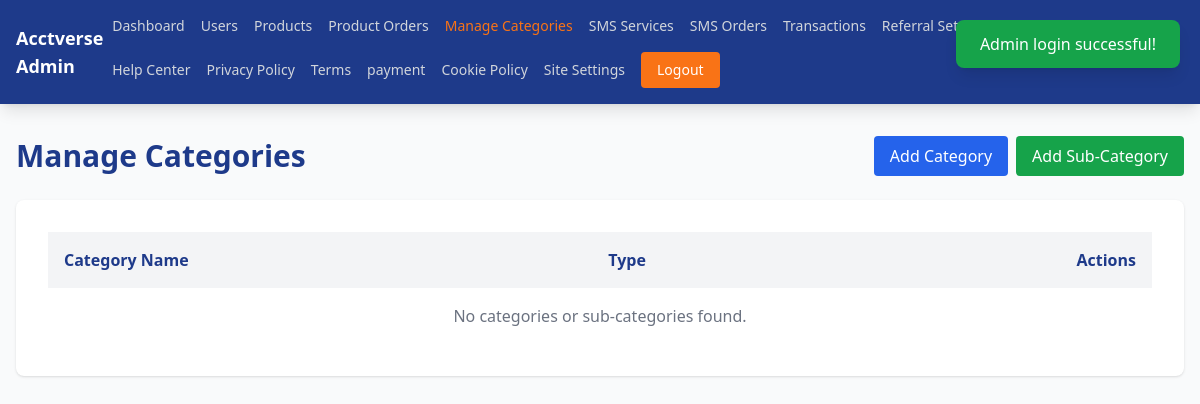
Page /admin/manage-categories.php (signed in) on the earlier database version.
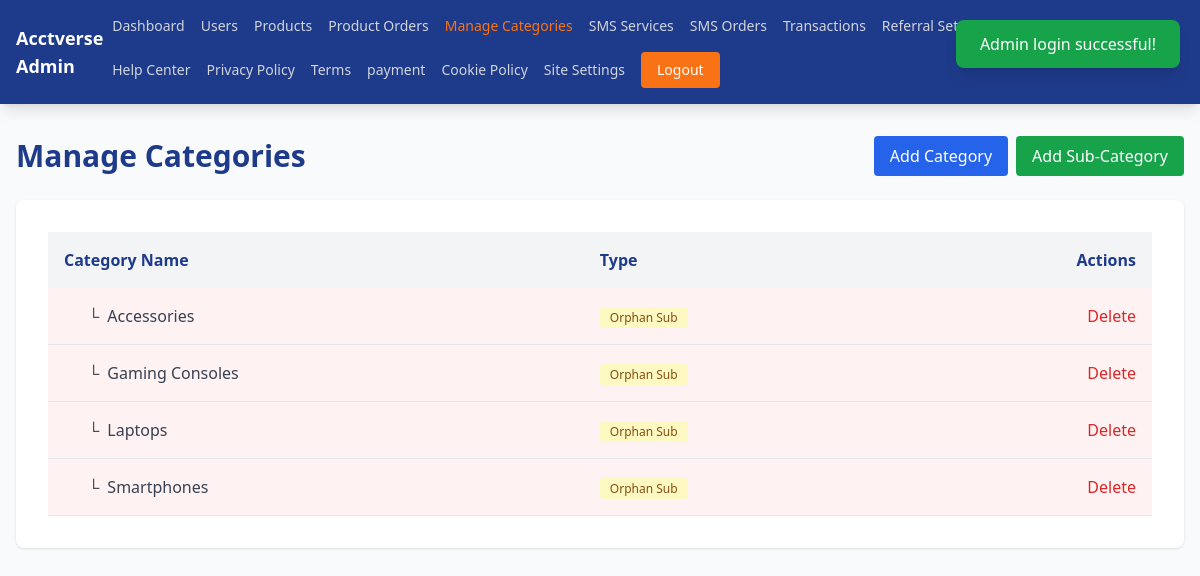
Same page on the later database version.
### tables this page shows
CREATE TABLE `sub_categories` (
  `id` int(11) NOT NULL AUTO_INCREMENT,
  `name` varchar(255) NOT NULL,
  `created_at` timestamp NOT NULL DEFAULT current_timestamp(),
  PRIMARY KEY (`id`)
);

### flash.php (called while the page is built, shortened)
<?php
function get_flash() {
    if (!empty($_SESSION['flash'])) {
        $flash = $_SESSION['flash'];
        return $flash;
    }
    return null;
}

### admin/manage-categories.php (the view, shortened to what this page needs)
<?php
require_once "../flash.php";
include 'header.php';
$flash = get_flash();
$stmt_cat = $pdo->query("SELECT * FROM categories ORDER BY name ASC");
$categories = $stmt_cat->fetchAll(PDO::FETCH_ASSOC);
$stmt_sub = $pdo->query("SELECT * FROM sub_categories ORDER BY name ASC");
$all_sub_categories = $stmt_sub->fetchAll(PDO::FETCH_ASSOC);
$sub_categories_by_parent = [];
$orphan_sub_categories = [];
foreach ($all_sub_categories as $sub) {
    if (!empty($sub['category_id'])) {
        $sub_categories_by_parent[$sub['category_id']][] = $sub;
    } else {
        $orphan_sub_categories[] = $sub;
    }
}
?>
<?php if (!empty($flash)): ?>
<div id="toast"
     class="fixed top-5 right-5 z-50 px-6 py-3 rounded-lg shadow-lg text-white
            <?= ($flash['type'] === 'success') ? 'bg-green-600' : 'bg-red-600' ?>
            animate-slide-in">
    <?= htmlspecialchars($flash['message']); ?>
</div>
<?php endif; ?>
<div class="max-w-7xl mx-auto">
    <div class="flex justify-between items-center mb-6">
        <h1 class="text-3xl font-bold text-blue-900">Manage Categories</h1>
        <div class="flex gap-2">
            <a href="add-category.php" class="bg-blue-600 text-white py-2 px-4 rounded hover:bg-blue-700">Add Category</a>
            <a href="add-sub-category.php" class="bg-green-600 text-white py-2 px-4 rounded hover:bg-green-700">Add Sub-Category</a>
        </div>
    </div>
    <div class="bg-white p-8 rounded-lg shadow">
        <div class="overflow-x-auto">
            <table class="w-full text-left">
                <thead class="bg-gray-100">
                    <tr>
                        <th class="p-4 font-semibold text-blue-900">Category Name</th>
                        <th class="p-4 font-semibold text-blue-900">Type</th>
                        <th class="p-4 font-semibold text-blue-900 text-right">Actions</th>
                    </tr>
                </thead>
                <tbody>
                    <?php if (empty($categories) && empty($all_sub_categories)): ?>
                        <tr>
                            <td colspan="3" class="p-4 text-center text-gray-500">No categories or sub-categories found.</td>
                        </tr>
                    <?php else: ?>
                        <?php if (!empty($orphan_sub_categories)): ?>
                            <?php foreach ($orphan_sub_categories as $sub_category): ?>
                                <tr class="border-b bg-red-50">
                                    <td class="p-4 pl-10 text-gray-700">
                                        <span class="mr-2">&#9492;</span><?= htmlspecialchars($sub_category['name']) ?>
                                    </td>
                                    <td class="p-4 text-gray-600"><span class="bg-yellow-100 text-yellow-800 text-xs font-medium me-2 px-2.5 py-0.5 rounded">Orphan Sub</span></td>
                                    <td class="p-4 text-right">
                                        <a href="delete-sub-category.php?id=<?= $sub_category['id'] ?>" onclick="return confirm('Are you sure you want to delete this sub-category?');" class="text-red-600 hover:text-red-800">Delete</a>
                                    </td>
                                </tr>
                            <?php endforeach; ?>
                        <?php endif; ?>
                    <?php endif; ?>
                </tbody>
            </table>
        </div>
    </div>
</div>

### admin/header.php (shortened to what this page needs)
<?php
$current_page = basename($_SERVER['PHP_SELF']);
$pages = [
    'index.php' => 'Dashboard',
    'admin-users.php' => 'Users',
    'manage-products.php' => 'Products',
    'admin-orders.php' => 'Product Orders',
    'manage-categories.php' => ' Manage Categories',
    'admin-sms-verification.php' => 'SMS Services',
    'admin-sms-orders.php' => 'SMS Orders',
    'admin-transactions.php' => 'Transactions',
    'referral-settings.php' => 'Referral Settings',
    'add-slider.php' => 'Slider',
    'add-about-us.php' => 'About Us',
    'add-faq.php' => 'FAQs',
    'help-center.php' => 'Help Center',
    'add-privacy.php' => 'Privacy Policy',
    'add-terms.php' => 'Terms',
    'payment-settings.php' => 'payment',
    'add-cookie-policy.php' => 'Cookie Policy',
    'site-settings.php' => 'Site Settings',
];
?>
<!DOCTYPE html>
<html lang="en">
<head>
    <script src="https://cdn.tailwindcss.com"></script>
    <link rel="stylesheet" href="https://cdn.jsdelivr.net/npm/toastify-js/src/toastify.min.css">
</head>
<body class="bg-gray-50 font-sans">
    <nav class="bg-blue-900 shadow-lg" x-data="{ open: false }">
        <div class="max-w-7xl mx-auto px-4 py-4">
            <div class="flex items-center justify-between">
                <div class="flex items-center gap-2">
                    <a href="index.php" class="font-bold text-lg text-white">Acctverse Admin</a>
                </div>
                <div class="hidden md:flex items-center gap-4 flex-wrap">
                    <?php foreach ($pages as $file => $title): ?>
                        <a href="<?= $file ?>" class="<?= $current_page === $file ? 'text-orange-500 font-medium' : 'text-gray-300' ?> hover:text-orange-500 text-sm"><?= $title ?></a>
                    <?php endforeach; ?>
                    <a href="logout.php" class="bg-orange-500 text-white px-4 py-2 rounded font-medium hover:bg-orange-600 text-sm">Logout</a>
                </div>
            </div>
        </div>
    </nav>
    <main class="max-w-7xl mx-auto px-4 py-8">

### admin/manage-categories.php (style rules this page uses)
.animate-slide-in { animation: slideIn .4s ease-out; }

Differences in the rows shown:
added sub_categories: name "Accessories"
added sub_categories: name "Gaming Consoles"
added sub_categories: name "Laptops"
added sub_categories: name "Smartphones"
Other differences:
text no longer shown: "No categories or sub-categories found."
